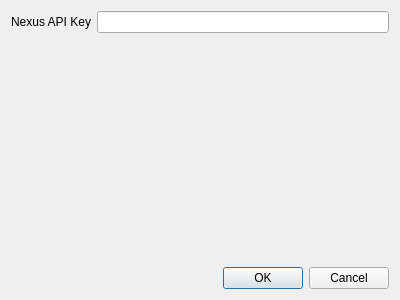
<?xml version="1.0" encoding="UTF-8"?>
<ui version="4.0">
 <class>Settings</class>
 <widget class="QDialog" name="Settings">
  <property name="geometry">
   <rect>
    <x>0</x>
    <y>0</y>
    <width>400</width>
    <height>300</height>
   </rect>
  </property>
  <property name="windowTitle">
   <string>Settings</string>
  </property>
  <layout class="QVBoxLayout" name="verticalLayout">
   <item>
    <layout class="QFormLayout" name="formLayout">
     <item row="0" column="0">
      <widget class="QLabel" name="nexusAPIKeyLabel">
       <property name="text">
        <string>Nexus API Key</string>
       </property>
      </widget>
     </item>
     <item row="0" column="1">
      <widget class="QLineEdit" name="nexusAPIKeyLineEdit"/>
     </item>
    </layout>
   </item>
   <item>
    <widget class="QDialogButtonBox" name="buttonBox">
     <property name="orientation">
      <enum>Qt::Orientation::Horizontal</enum>
     </property>
     <property name="standardButtons">
      <set>QDialogButtonBox::StandardButton::Cancel|QDialogButtonBox::StandardButton::Ok</set>
     </property>
    </widget>
   </item>
  </layout>
 </widget>
 <resources/>
 <connections>
  <connection>
   <sender>buttonBox</sender>
   <signal>accepted()</signal>
   <receiver>Settings</receiver>
   <slot>accept()</slot>
   <hints>
    <hint type="sourcelabel">
     <x>248</x>
     <y>254</y>
    </hint>
    <hint type="destinationlabel">
     <x>157</x>
     <y>274</y>
    </hint>
   </hints>
  </connection>
  <connection>
   <sender>buttonBox</sender>
   <signal>rejected()</signal>
   <receiver>Settings</receiver>
   <slot>reject()</slot>
   <hints>
    <hint type="sourcelabel">
     <x>316</x>
     <y>260</y>
    </hint>
    <hint type="destinationlabel">
     <x>286</x>
     <y>274</y>
    </hint>
   </hints>
  </connection>
 </connections>
</ui>
